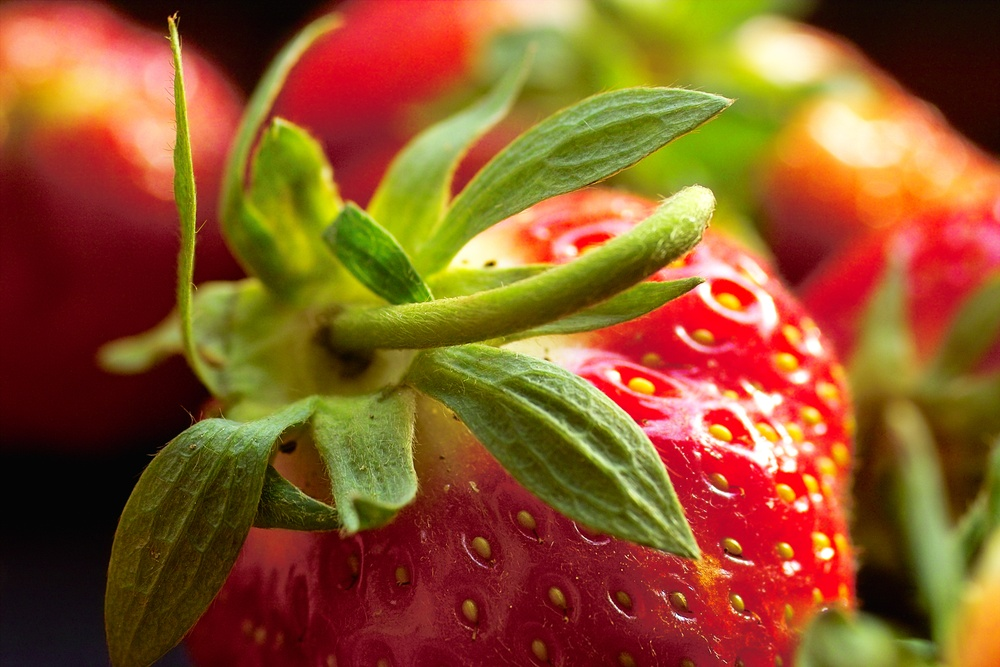
%> input picture mstatfreq/tp1-fd/fraise-foveon.jpg, 1000 x 667 px, shrunk from 2268 x 1512 before the run
$ octave tp1.m   (GNU Octave 9; MATLAB toolbox functions it lacks are replaced by stand-ins)
%> lines starting %> are read from the running program, lines starting %| are printed output that depends on the picture
pkg load image;

im=imread('fraise-foveon.jpg');
%> im is the input picture: size 667x1000x3 uint8; mean R, G, B 141.6, 86, 40
figure(1);
imshow(im);
waitforbuttonpress();

R = im(:,:,1);
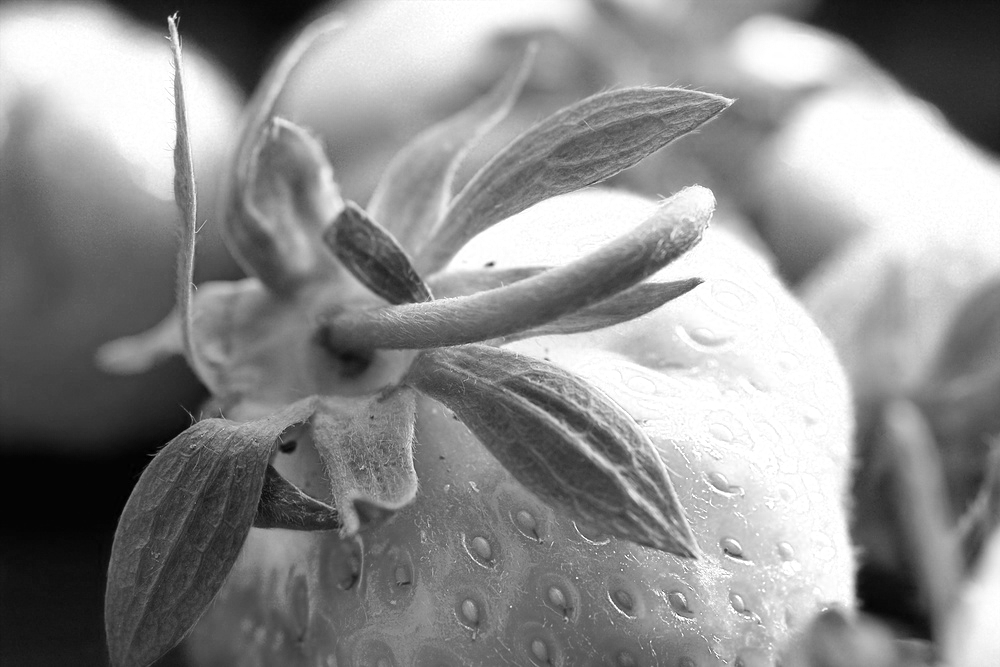
%> R: size 667x1000 uint8; min 0, max 255, mean 141.6
G = im(:,:,2);
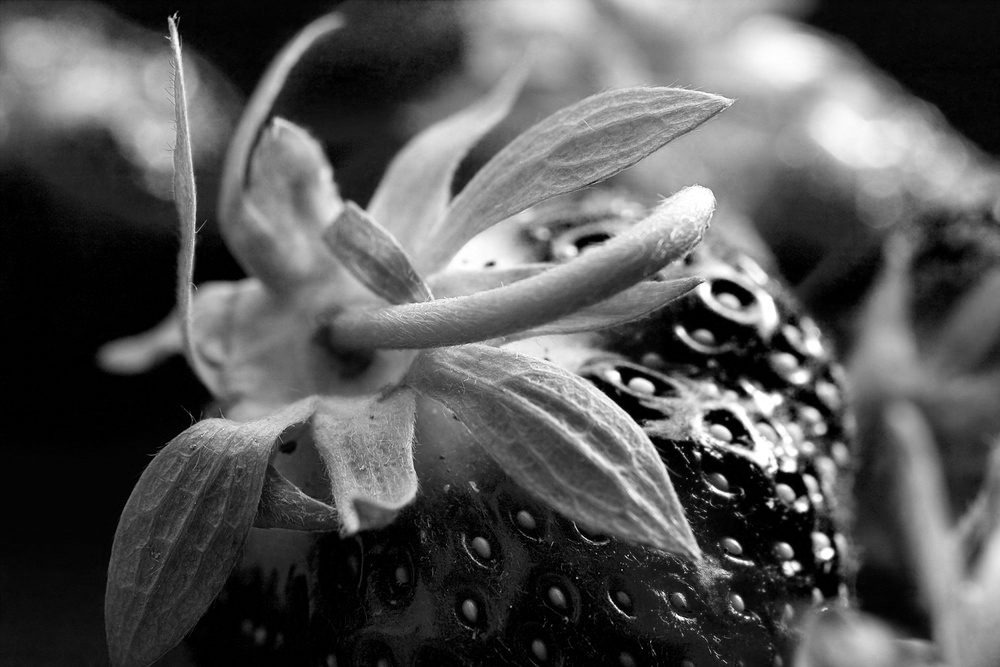
%> G: size 667x1000 uint8; min 0, max 255, mean 86
B = im(:,:,3);
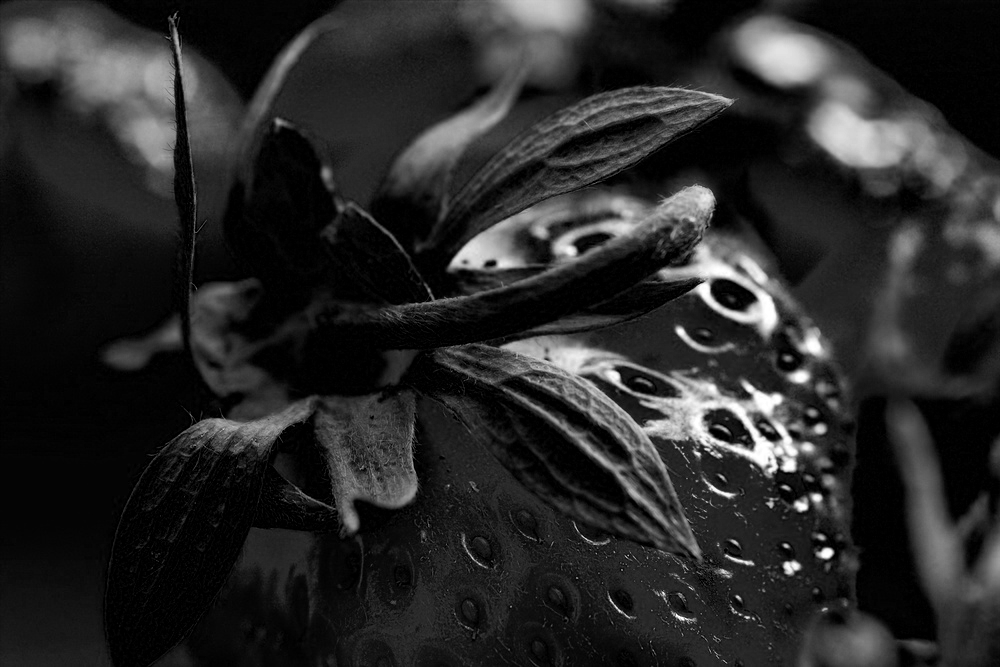
%> B: size 667x1000 uint8; min 0, max 255, mean 40


function ret = rgb2gray(image)
    ret = 0.298936*image(:,:,1) + 0.587043*image(:,:,2) + 0.114021*image(:,:,3);
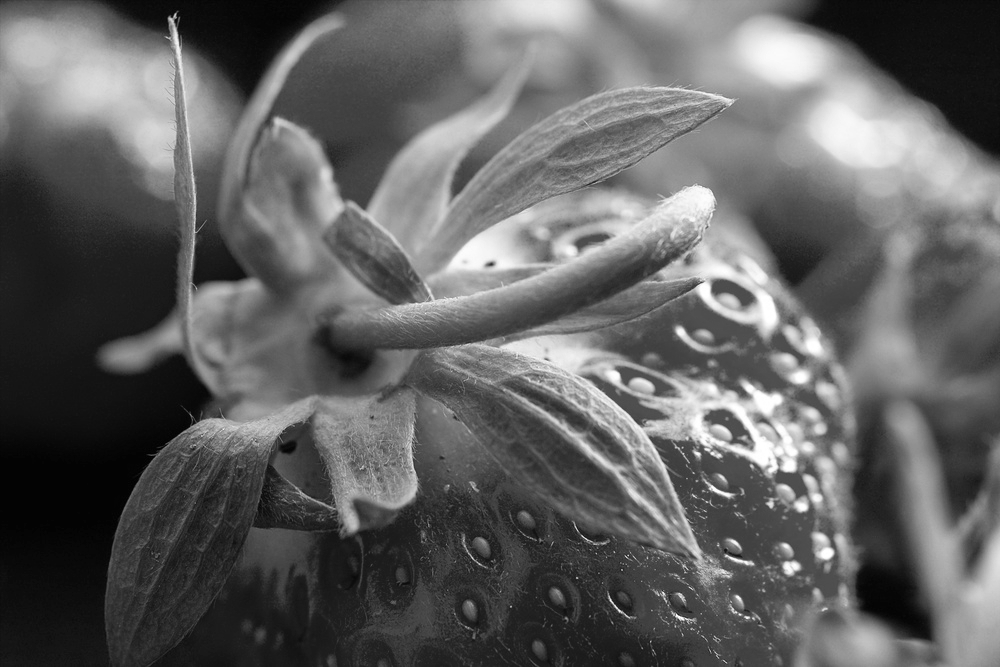
%> ret: size 667x1000 uint8; min 1, max 255, mean 97.4
end

gray_im = rgb2gray(im);
% imshow(gray_im);
montage({im, gray_im});
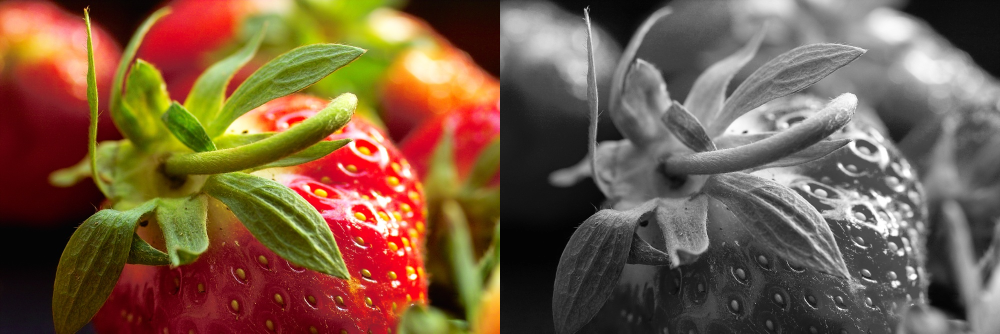
%> displayed picture: size 667x2000x3, on the screen's scale of 0 to 255 (shown at 1/2 size); mean R, G, B 119.5, 91.7, 68.7
waitforbuttonpress();

$ run again, with mstatfreq/tp1-fd/automne.jpg copied over mstatfreq/tp1-fd/fraise-foveon.jpg
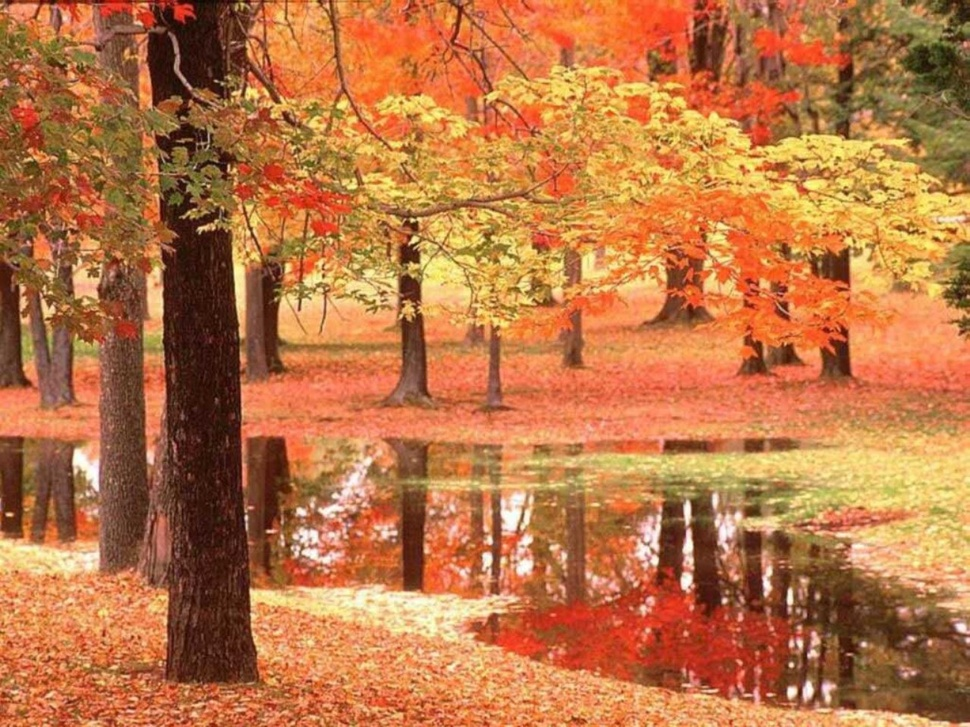
%> input picture mstatfreq/tp1-fd/automne.jpg, 970 x 727 px, shrunk from 1280 x 960 before the run
%> im is the input picture: size 727x970x3 uint8; mean R, G, B 186.7, 117.5, 68.9
%> in rgb2gray, `ret = 0.298936*image(:,:,1) + 0.587043*image(:,:,2) + 0.114021*image(:..`:
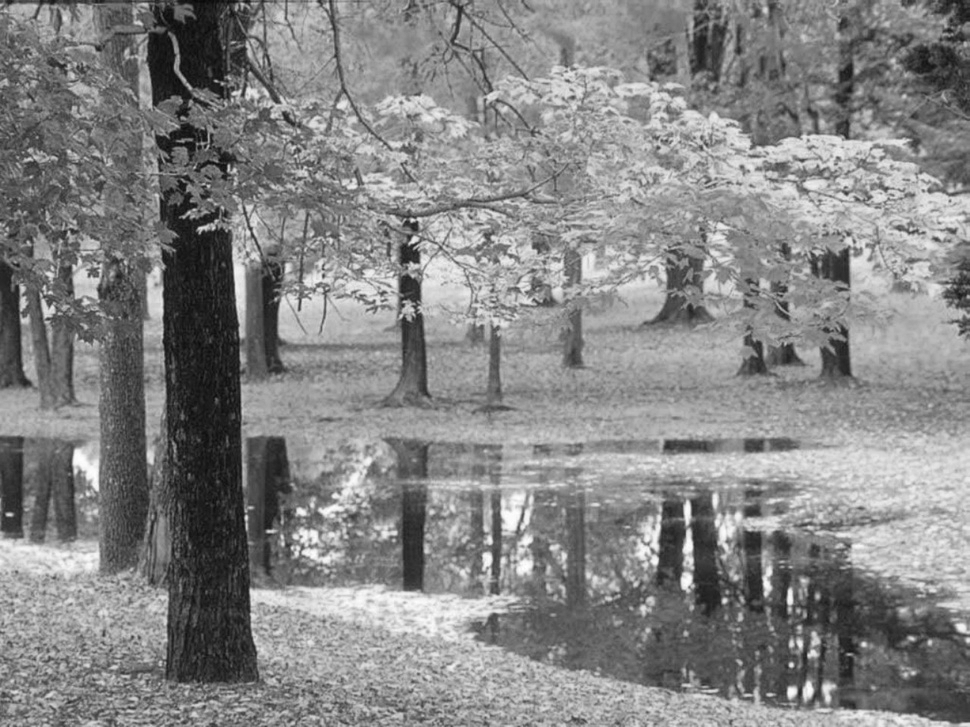
%> ret: size 727x970 uint8; min 7, max 255, mean 132.7
%> `montage({im, gray_im});`:
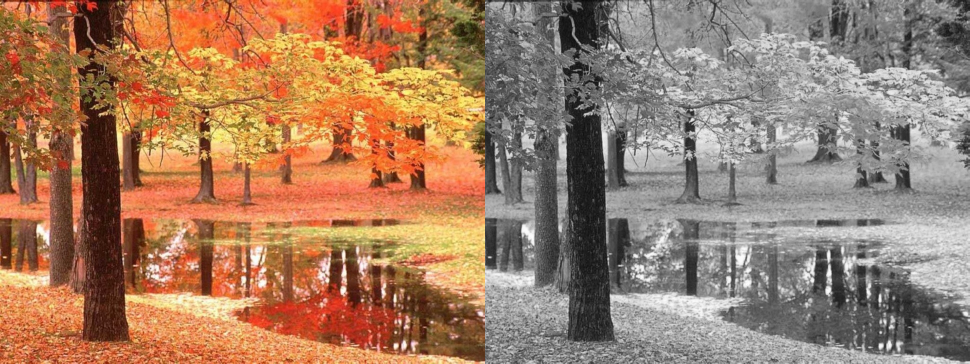
%> displayed picture: size 727x1940x3, on the screen's scale of 0 to 255 (shown at 1/2 size); mean R, G, B 159.7, 125.1, 100.8

$ run again, with mstatfreq/tp1-fd/tigre.png saved as mstatfreq/tp1-fd/fraise-foveon.jpg
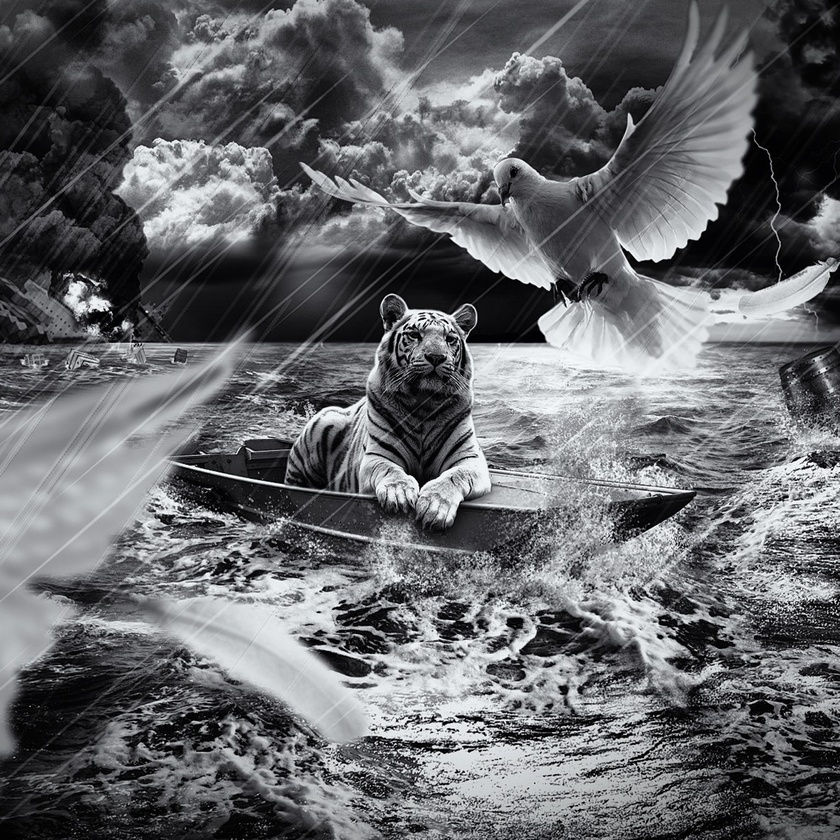
%> input picture mstatfreq/tp1-fd/tigre.png, 840 x 840 px, shrunk from 2048 x 2048 before the run
%> im is the input picture: size 840x840x3 uint8; mean R, G, B 102.4, 103.3, 106.6
%> `montage({im, gray_im});`:
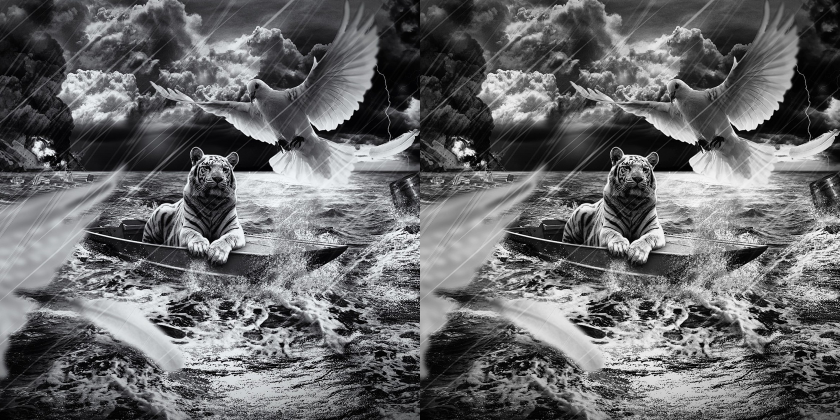
%> displayed picture: size 840x1680x3, on the screen's scale of 0 to 255 (shown at 1/2 size); mean R, G, B 102.9, 103.4, 105
